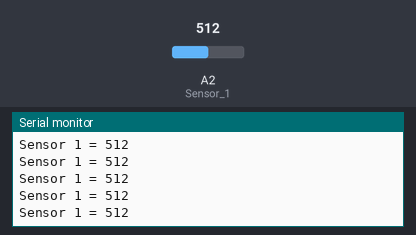
Bench run of a sketch on a simulated Arduino Uno, built with avr-gcc and run on an emulated ATmega328P. Parts: the last lines printed to the serial monitor. Inputs (shaded band) come from the test bench; at power-on: A2 (Sensor_1) = 512.

Above: at 1.2 s.
1.3 s: A2 (Sensor_1) set to 716
At 1.56 s:
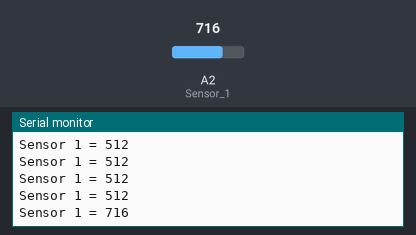
2.8 s: A2 (Sensor_1) set to 900
At 2.96 s:
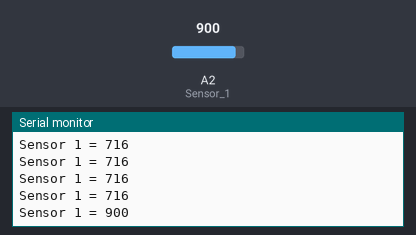
Timing chart, 0 to 5.8 s (numbered marks = the images above; inputs shaded):
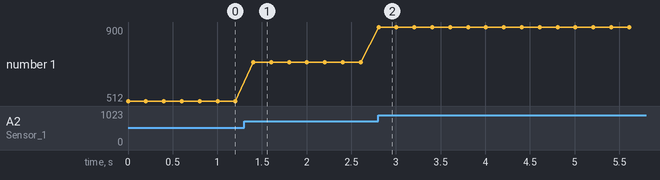

The sketch:

PhotoResistor_Work.ino
```cpp
// Sensor pin definitions

const int Sensor_1 = A2;
int Anas_1;

void setup()
{
  Serial.begin(9600);  //Begin serial communcation


}

void loop()
{
  //Reading the Sensors values
  Anas_1 = analogRead(Sensor_1);

  //Writing the Sensors values
  Serial.print("Sensor 1 = ");
  Serial.println(Anas_1);
  delay(200);
}
```

Measured:
- after the input at 1.3 s, the serial monitor: prints a new line after 0.10 s (image 1)
- after the input at 2.8 s, the serial monitor: prints a new line at once (image 2)
- plotted number 1: 512 → 716 after the input at 1.3 s, 716 → 900 after the input at 2.8 s
